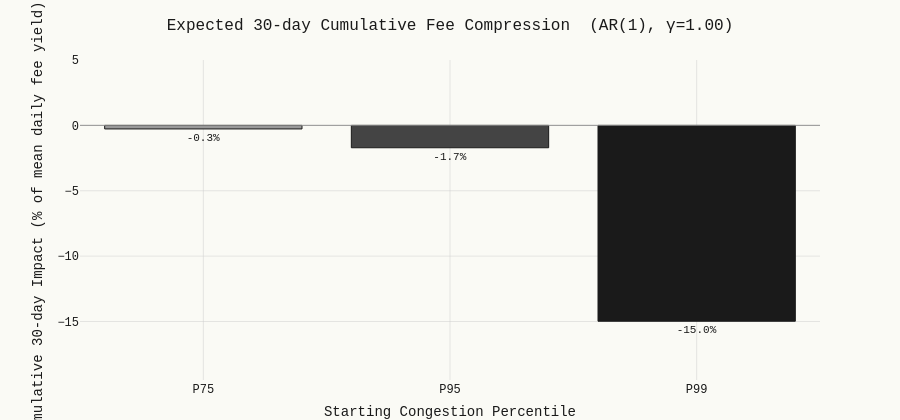

The cell this chart's notebook holds for it:
### Markdown cell above
## 6. Conclusions: Hedge Utility and Pricing Requirements

### When is the hedge useful?

The empirical results identify three scenarios where the congestionToken delivers meaningful protection:

**Scenario 1 — Tail congestion day (P95+).** The tail impact table shows fee yield drops of ~45% of the daily mean at P99 congestion. These are the events where the congestionToken produces its largest single-period payoff. At P75 and below the impact is small — the hedge costs relatively little in normal conditions and pays out sharply in the tail.

**Scenario 2 — Sustained crowding episode (3–7 days).** $\gamma = 0.78$ implies a shock half-life of ~2.8 days: a congestion event persists before mean-reverting. The expected cumulative fee compression over a $T$-day episode starting at congestion $I_0$ is:

$$E\left[\sum_{t=0}^{T-1} \delta_2 I_t \,\Big|\, I_0\right] = \delta_2 \cdot I_0 \cdot \frac{1 - \gamma^T}{1 - \gamma}$$

For $T = 30$ days this multiplier is $\frac{1 - 0.78^{30}}{1 - 0.78} \approx 4.5\times$ the single-day impact — the hedge is structurally more valuable over episodes than over single events.

**Scenario 3 — As a complement to an LVR hedge.** By construction, $\delta_2$ is orthogonal to $|\Delta P/P|$. An LP running a delta-hedge or options strategy to manage LVR can add the congestionToken with no redundant exposure. It targets the $5.2\%$ of fee yield variance that LVR instruments structurally cannot reach.

### Minimum pricing requirements

The fitted model imposes four constraints on any instrument designed to transfer this risk:

**1. Price the AR(1) persistence ($\gamma = 0.78$).** An i.i.d. model underestimates cumulative exposure by $\frac{1}{1-\gamma} \approx 4.5\times$. The correct pricing kernel must embed AR(1) dynamics — an Ornstein-Uhlenbeck process admits closed-form solutions directly parameterised by $\gamma$ and the innovation variance $\sigma_v^2 = \sigma_{\Delta I}^2 (1 - \gamma^2)$.

**2. Floor the risk premium at the annualised fee compression cost.** The annual fee compression from a 1-std congestion shock is the minimum premium LPs require for hedging to be rational. Below this floor the instrument offers negative expected value to buyers.

**3. Enforce stationarity ($\gamma < 1$) in the pricing kernel.** The index mean-reverts. A random-walk assumption produces unbounded expected payoffs and requires reserves that price out demand. Stationarity is the structural property that keeps the instrument solvent and the premium finite.

**4. Reflect the left-skew of the impact distribution.** P50 impact $\approx 0$; P99 $\approx -45\%$ of mean daily yield. Symmetric (e.g. Gaussian) pricing underprices tail events. The pricing distribution must assign excess mass to large negative realisations of $\delta_2 \cdot \Delta I_t$.

### Code cell
# ── Conclusions: Quantitative pricing parameters ────────────────
gamma_est = rho(ls)
d2_val = delta_coeff(ac)
cong_std_val = congestion.std()
fy_mean_val = div(feesUSD(pool_data), tvlUSD(pool_data)).mean()

# ── 1. Shock half-life ──────────────────────────────────────────
half_life = -np.log(2) / np.log(gamma_est)

# ── 2. Breakeven annual premium ─────────────────────────────────
shock_1std = d2_val * cong_std_val
annual_premium_pp  = abs(shock_1std) * 365 * 100
annual_premium_usd = abs(shock_1std) * 365 * 1_000_000

# ── 3. Expected cumulative 30-day impact (closed-form AR(1)) ────
T = 30
multiplier = (1 - gamma_est**T) / (1 - gamma_est)

percentiles_dict = {
    "P75": congestion.quantile(0.75),
    "P95": congestion.quantile(0.95),
    "P99": congestion.quantile(0.99),
}

print("Quantitative Pricing Parameters")
print("=" * 50)
print(f"AR(1) shock half-life:       {half_life:.1f} days")
print(f"  → a P95+ event persists ~{half_life:.0f} days before mean-reverting")
print()
print(f"Breakeven annual premium (1-std congestion shock):")
print(f"  Fee compression / year:    {annual_premium_pp:.2f} pp of fee yield")
print(f"  Per $1M TVL:               ${annual_premium_usd:,.0f} / year")
print(f"  → Instrument premium must exceed this for LP hedging to be rational")
print()
print(f"AR(1) multiplier over {T} days: {multiplier:.2f}×  (vs single-day impact)")
print()
print(f"Expected {T}-day cumulative fee compression by starting congestion percentile:")
print(f"{'Scenario':>10}  {'ΔI₀':>8}  {'Cumulative impact':>20}")
print("-" * 44)
for label, I0 in percentiles_dict.items():
    impact = d2_val * I0 * multiplier
    pct = 100 * impact / fy_mean_val
    print(f"{label:>10}  {I0:>8.4f}  {pct:>19.1f}% of mean daily yield")

# ── Bar chart ────────────────────────────────────────────────────
labels_p  = list(percentiles_dict.keys())
impacts_p = [
    100 * d2_val * I0 * multiplier / fy_mean_val
    for I0 in percentiles_dict.values()
]

fig = go.Figure()
fig.add_trace(go.Bar(
    x=labels_p, y=impacts_p,
    marker=dict(
        color=["#999999", "#444444", "#1a1a1a"],
        line=dict(color="#1a1a1a", width=1)
    ),
    text=[f"{v:.1f}%" for v in impacts_p],
    textposition="outside",
    textfont=dict(family="Courier New, monospace", size=11)
))
fig.add_hline(y=0, line_color="#999999", line_width=0.8)
fig.update_layout(
    title=f"Expected {T}-day Cumulative Fee Compression  (AR(1), γ={gamma_est:.2f})",
    xaxis_title="Starting Congestion Percentile",
    yaxis_title=f"Cumulative {T}-day Impact (% of mean daily fee yield)",
    height=420,
    margin=dict(t=60, b=40),
    yaxis=dict(range=[min(impacts_p) * 1.3, 5])
)
fig.show()

### Figure 1 — Plotly figure (JSON) as saved in the notebook; plotly's stock layout.template omitted (floating-point values rounded to 4 significant figures)
{"data": [{"marker": {"color": ["#999999", "#444444", "#1a1a1a"], "line": {"color": "#1a1a1a", "width": 1}}, "text": ["-0.3%", "-1.7%", "-15.0%"], "textfont": {"family": "Courier New, monospace", "size": 11}, "textposition": "outside", "type": "bar", "x": ["P75", "P95", "P99"], "y": [-0.2725, -1.711, -14.98]}], "layout": {"height": 420, "margin": {"b": 40, "t": 60}, "shapes": [{"line": {"color": "#999999", "width": 0.8}, "type": "line", "x0": 0, "x1": 1, "xref": "x domain", "y0": 0, "y1": 0, "yref": "y"}], "title": {"text": "Expected 30-day Cumulative Fee Compression  (AR(1), γ=1.00)"}, "xaxis": {"title": {"text": "Starting Congestion Percentile"}}, "yaxis": {"range": [-19.47, 5], "title": {"text": "Cumulative 30-day Impact (% of mean daily fee yield)"}}}}
